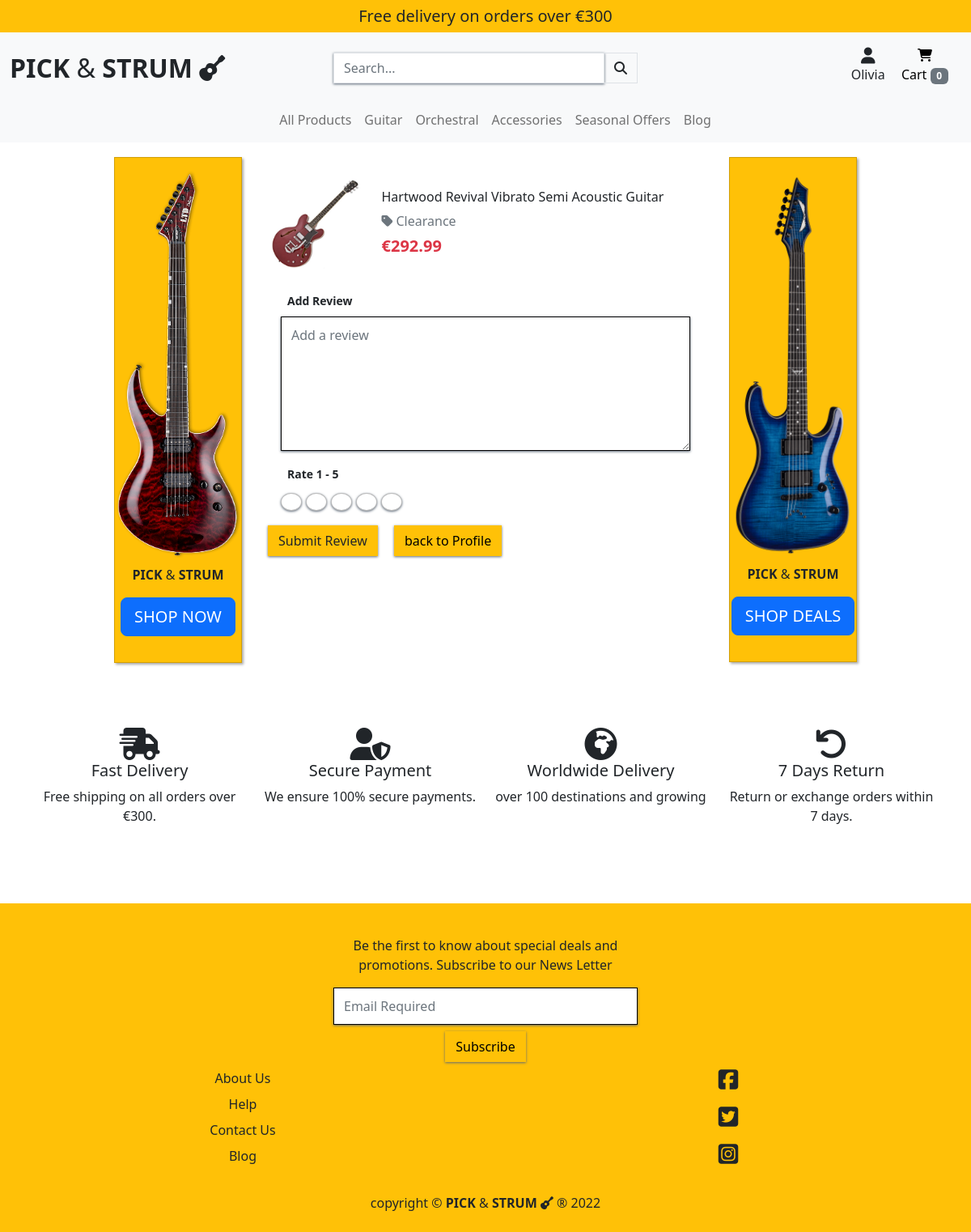
The page /products/review/1/ (signed in) on the database as committed earlier.
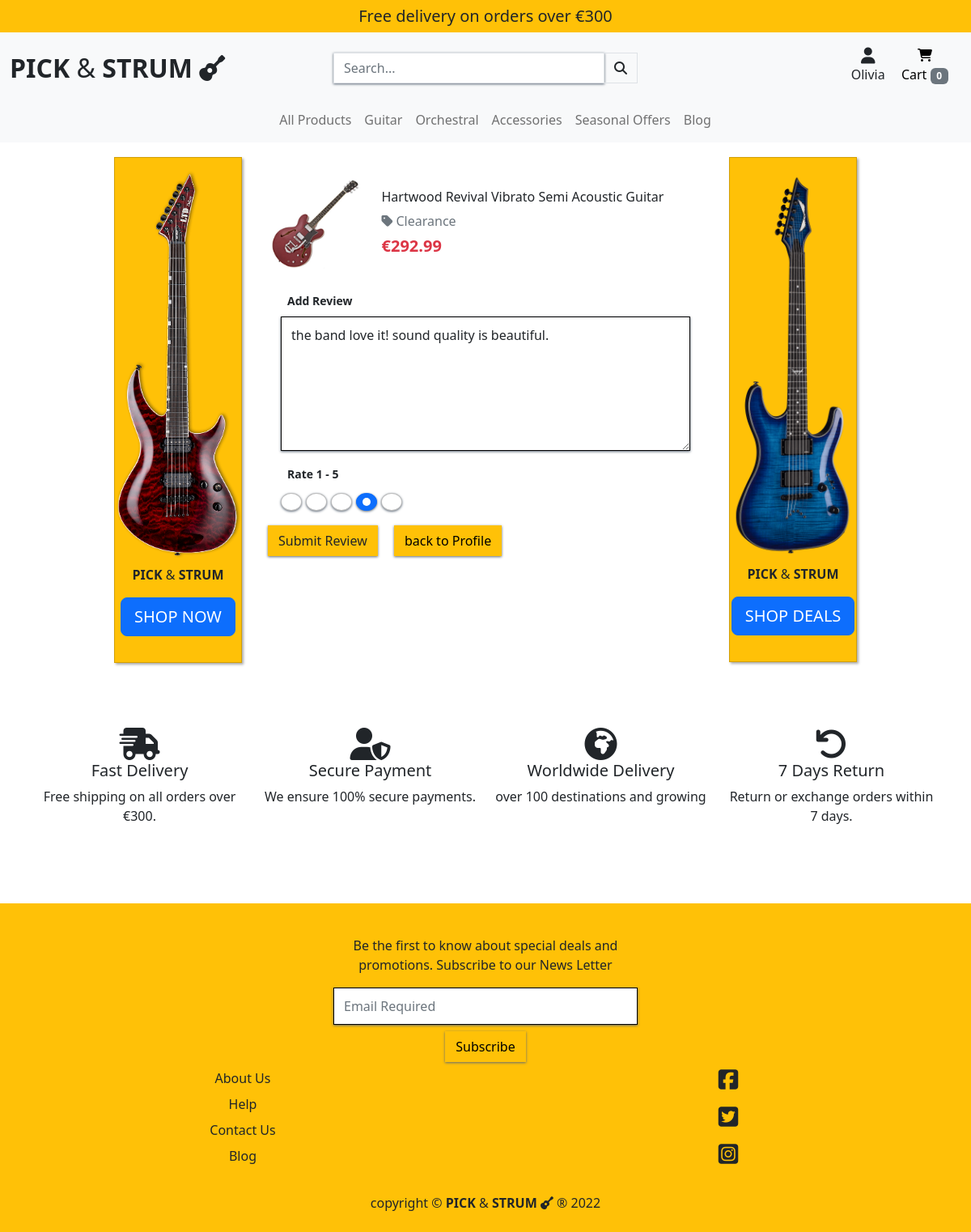
The same page on the database as committed later.
### products/models.py (models this page shows, shortened)
class Product(models.Model):
    category = models.ForeignKey(
        'Category', null=True, blank=True, on_delete=models.SET_NULL)
    name = models.CharField(max_length=254)
    sku = models.CharField(max_length=254, null=True, blank=True)
    description = models.TextField()
    price = models.DecimalField(max_digits=6, decimal_places=2)
    rating = models.DecimalField(
        max_digits=6, decimal_places=2, null=True, blank=True)
    image_url = models.URLField(max_length=1024, null=True, blank=True)
    image = models.ImageField(null=True, blank=True)
    features = models.ManyToManyField(
        'ProductFeature', blank=True, related_name='feature_set')

class Category(models.Model):
    class Meta:
        verbose_name_plural = 'Categories'
    name = models.CharField(max_length=254)
    friendly_name = models.CharField(max_length=254, null=True, blank=True)

class Review(models.Model):
    product = models.ForeignKey(Product, on_delete=models.CASCADE, related_name="reviews")
    name = models.ForeignKey(User, on_delete=models.CASCADE)
    body = models.TextField(max_length=254)
    rate = models.IntegerField(choices=RATES)
    updated_on = updated_on = models.DateTimeField(auto_now=True)
    created_on = models.DateTimeField(auto_now_add=True)
    class Meta:
        ordering = ['created_on']

### products/views.py (the view, shortened to what this page needs)
# urls.py: path('review/<int:product_id>/', views.review, name='review'),
@login_required
def review(request, product_id):
    product = get_object_or_404(Product, pk=product_id)
    try:
        review = product.reviews.get(name=request.user)
        if review:
            review_form = ReviewForm(
                request.POST or None,
                instance=review
            )
            if review_form.is_valid():
                review_form.save()
                messages.success(
                    request, f'You have updated your review of {product}.\
                    Thank you for your feed back!')
                return redirect('profile')
            template_name = 'products/review.html'
            context = {
                'product': product,
                'review': ReviewForm(),
                'review_form': review_form,
                }
            return render(request, template_name, context)
    except Review.DoesNotExist:
        return render(request, 'products/review.html', {
            'review_form': ReviewForm(),
            'product': product
            })

### products/templates/products/review.html (shortened to what this page needs)
{% extends "base.html" %}
{% load static %}
{% block page_header %}
<div class="container header-backspace">
</div>
{% endblock %}
{% block content %}
<div class="container mt-4">
  <div class="row justify-content-center">
    <div class="col col-md-2 d-none d-lg-block">
      <div class="card rounded-0 post-card text-center bg-warning py-3 dynamic-card" style="width: 95%; margin: auto;">
        <img src="{{ MEDIA_URL }}esp-guitar.png" class="card-img-top rounded-0" alt="standing guitar image back ground">
        <div class="text-box py-2 border-0">
          <p class="card-text"><span class="my-0"><strong>PICK </strong>&<strong> STRUM</strong></span></p>
          <a href="{% url 'products' %}" class="card-title btn btn-lg btn-primary">SHOP NOW</a>
        </div>
      </div>
    </div>
    <div class="col-12 col-md-6 mt-4 px-3">
      <div class="row mb-3">
        <div class="col-3">
          {% if product.image %}
          <a href="{% url 'product_detail' product.id %}">
              <img src="{{ product.image.url }}" class="img-fluid rounded-start" alt="{{ product.name }}">
          </a>
          {% else %}
          <a href="{% url 'product_detail' product.id %}">
              <img class="img-fluid rounded-start" src="{{ MEDIA_URL }}noimage.png" alt="{{ product.name }}">
          </a>
          {% endif %}
        </div>
        <div class="col-9 d-flex align-items-center">
          <div>
            <h6 class="card-title mb-2">{{ product.name }}</h6>
            <a class="text-muted text-decoration-none pt-2" href="{% url 'products' %}?category={{ product.category.name }}">
              <i class="fas fa-tag me-1"></i>{{ product.category.friendly_name }}
            </a>
            <p class="mb-0 text-left fs-5 text-danger fw-bold mt-1">€{{ product.price }}</p>
          </div>
        </div>
      </div>
      <div class="row">
        <form action="{% url 'review' product.id %}" method="POST">
          <fieldset class="px-3">
            <legend class="form-label fs-6 px-2 w-auto"><strong><small>Add Review</small></strong></legend>
          {{ review_form.body | as_crispy_field }}
          </fieldset>
          <fieldset class="px-3">
            <legend class="form-label fs-6 px-2 w-auto"><strong><small>Rate 1 - 5</small></strong></legend>
          {{ review_form.rate | as_crispy_field }}
          </fieldset>
          <input type="submit" class="btn btn-small bg-warning rounded-0" value="Submit Review">
          <a class="ms-3 btn btn-small bg-warning rounded-0 fancy-btn" href="{% url 'profile' %}">back to Profile</a>
      </form>
      </div>
    </div>
    <div class="col col-md-2 d-none d-lg-block">
      <div class="card rounded-0 post-card text-center bg-warning py-3 dynamic-card" style="width: 95%; margin: auto;">
        <img src="{{ MEDIA_URL }}electric_guitar_ad.png" class="card-img-top rounded-0" alt="standing guitar image back ground">
        <div class="text-box py-2 border-0">
          <p class="card-text"><span class="my-0"><strong>PICK </strong>&<strong> STRUM</strong></span></p>
          <a href="{% url 'products' %}?category=clearance,deals" class="card-title btn btn-lg btn-primary">SHOP DEALS</a>
        </div>
      </div>
    </div>
  </div>
</div>
{% include 'includes/trust-stm.html' %}
{% endblock %}

### templates/base.html (shortened to what this page needs)
{% load static %}
<!DOCTYPE html>
<html lang="en">
  <head>
    {% block corecss %}
        <link href="https://cdn.jsdelivr.net/npm/bootstrap@5.2.1/dist/css/bootstrap.min.css" rel="stylesheet">
        <link rel="stylesheet" href="{% static 'css/base.css' %}">
    {% endblock %}
  </head>
  <body>
    <header class="container-fluid fixed-top">
        {% if not on_blog %}
        <div class="row bg-warning py-2">
            <div class="col text-center">
            <h5 class="m-0">Free delivery on orders over €{{ free_delivery_threshold }}</h5>
            </div>
        </div>
        {% endif %}
        <div class="row bg-light d-none d-lg-flex pt-2">
            <div class="col-12 col-lg-4 text-lg-start my-auto py-1 py-lg-0">
            <a href="{% url 'home' %}" class="navbar-brand fs-2">
                <span class="my-0"><strong>PICK </strong>&<strong> STRUM</strong> </span><i class="fas fa-guitar"></i>
            </a>
            </div>
            <div class="col-12 col-lg-4 my-auto py-1 py-lg-0">
            <form action="{% url 'products' %}" method="GET">
                <div class="input-group w-100">
                <input class="form-control border rounded-0" type="text" name="q" placeholder="Search...">
                <div class="input-group-append">
                    <button class="form-control btn border rounded-0" type="submit">
                    <span class="icon">
                        <i class="fas fa-search"></i>
                    </span>
                    </button>
                </div>
                </div>
            </form>
            </div>
            <div class="col-12 col-lg-4 my-auto py-1 py-lg-0">
            <ul class="list-inline list-unstyled text-center text-lg-end my-0 pt-2">
                <li class="list-inline-item dropdown me-3">
                <a class="nav-link" href="#" role="button" id="user-options" data-bs-toggle="dropdown"
                    aria-expanded="false">
                    <div class="text-center">
                    <div><i class="fas fa-user fa-lg"></i></div>
                    {% if request.user.is_authenticated %}
                        <p class="my-0">{{ user.username }}</p>
                    {% else %}
                        <p class="my-0">My Account</p>
                    {% endif %}
                    </div>
                </a>
                </li>
                <li class="list-inline-item me-3">
                <a class="{% if product_count %}text-info font-weight-bold{% else %}text-black{% endif %} nav-link" href="{% url 'view_cart' %}">
                    <div class="text-center">
                        <div><i class="fas fa-shopping-cart"></i></div>
                        <p class="my-0">
                            {% if product_count %}
                                <p class="my-0">Cart <span class="badge text-bg-secondary">{{ product_count }}</span></p>
                            {% else %}
                                <p class="my-0">Cart <span class="badge text-bg-secondary">0</span></p>
                            {% endif %}
                        </p>
                    </div>
                </a>
                </li>
            </ul>
            </div>
        </div>
    <div class="row">
        <nav class="navbar navbar-expand-lg navbar-light bg-light w-100 p-2">
            {% include 'includes/main-nav.html' %}
        </nav>
    </div>
    </header>
    {% block page_header %}
    {% endblock %}
    {% block content %}
    {% endblock %}
  <footer class="container-fluid bg-warning text-center py-3">
        <div class="row">
          <div class="col-12 col-lg-4"></div>
            <div class="col-12 col-lg-4">
                <div id="mc_embed_signup" class="mail-chimp-box">
                  <form
                    action="https://gmail.us14.list-manage.com/subscribe/post?u=2f7dbdbcc9a2cdb4acadbcbc5&amp;id=a6c7c4e7e1&amp;f_id=003a66e3f0"
                    method="post" id="mc-embedded-subscribe-form" name="mc-embedded-subscribe-form" class="validate pt-4"
                    target="_blank" novalidate>
                    <div id="mc_embed_signup_scroll">
                      <p>Be the first to know about special deals and promotions. Subscribe to our News Letter </p>
                      <div class="mc-field-group">
                        <input type="email" value="" name="EMAIL" class="required email form-control" id="mce-EMAIL" required placeholder="Email Required">
                      </div>
                      <div class="optionalParent">
                        <div class="clear foot">
                          <input type="submit" value="Subscribe" name="subscribe" id="mc-embedded-subscribe" class="btn button mt-2">
                        </div>
                      </div>
                    </div>
                  </form>
                </div>
          </div>
          <div class="col-12 col-lg-4"></div>
        </div>
    <div class="row">
        <div class="col-12 col-lg-6">
            <ul class="list-unstyled">
                <li><a class="nav-link pt-2" href="">About Us</a></li>
                <li><a class="nav-link pt-2" href="">Help</a></li>
                <li><a class="nav-link pt-2" href="">Contact Us</a></li>
                <li><a class="nav-link pt-2" href="">Blog</a></li>
            </ul>
        </div>
        <div class="col-12 col-lg-6">
            <ul class="list-unstyled d-flex flex-lg-column justify-content-center">
                <li><a class="nav-link p-2" href=""><i class="fab fa-facebook-square fs-3"></i></a></li>
                <li><a class="nav-link p-2" href=""><i class="fab fa-twitter-square fs-3"></i></a></li>
                <li><a class="nav-link p-2" href=""><i class="fab fa-instagram-square fs-3"></i></a></li>
            </ul>
        </div>
    </div>
    <div class="row">
        <div class="col-12">
            <p class="my-2">copyright &#169; <span class="my-0"><strong>PICK </strong>&<strong> STRUM</strong> </span><i class="fas fa-guitar"></i> &reg; <span
                id="copy-right1"></span>
            </p>
        </div>
    </div>
  </footer>
  </body>
</html>

### templates/includes/main-nav.html (shortened to what this page needs)
    <div class="collapse navbar-collapse" id="navbarTogglerDemo03">
        <ul class="navbar-nav w-auto mx-auto">
            <li class="dropdown">
                <a id="all-products" class="nav-link" data-bs-toggle="dropdown" aria-expanded="false">
                    All Products
                </a>
            </li>
            <li class="dropdown">
                <a id="guitar" class="nav-link" data-bs-toggle="dropdown" aria-expanded="false">
                    Guitar
                </a>
            </li>
            <li class="dropdown">
                <a id="orchestral" class="nav-link" data-bs-toggle="dropdown" aria-expanded="false">
                    Orchestral
                </a>
            </li>
            <li class="dropdown">
                <a id="accessories" class="nav-link" data-bs-toggle="dropdown" aria-expanded="false">
                    Accessories
                </a>
            </li>
            <li class="dropdown">
                <a id="seasonal-offers" class="nav-link" data-bs-toggle="dropdown" aria-expanded="false">
                    Seasonal Offers
                </a>
            </li>
            <li><a class="nav-link" href="{% url 'blog_home' %}">Blog</a></li>
        </ul>
    </div>

### templates/includes/trust-stm.html
 <div class="container py-3 my-5">
    <div class="row py-3">
      <div class="col-12 col-lg-3 text-center">
        <i class="fas fa-shipping-fast fs-1"></i>
        <h5>Fast Delivery</h5>
        <p>Free shipping on all orders over €{{ free_delivery_threshold }}.</p>
      </div>
      <div class="col-12 col-lg-3 text-center">
        <i class="fas fa-user-shield fs-1"></i>
        <h5>Secure Payment</h5>
        <p>We ensure 100% secure payments.</p>
      </div>
      <div class="col-12 col-lg-3 text-center">
        <i class="fas fa-globe-africa fs-1"></i>
        <h5>Worldwide Delivery</h5>
        <p>over 100 destinations and growing</p>
      </div>
      <div class="col-12 col-lg-3 text-center">
        <i class="fas fa-undo fs-1"></i>
        <h5>7 Days Return</h5>
        <p>Return or exchange orders within 7 days.</p>
      </div>
    </div>
  </div>

Rows that differ between the two databases and show on the page:
added Review: body "the band love it! sound quality is beautiful.", rate "☐ ☐ ☐ ☑ ☐"
Other text that changed with them:
form field rate: "☐ ☐ ☐ ☐ ☐" → (not shown)
